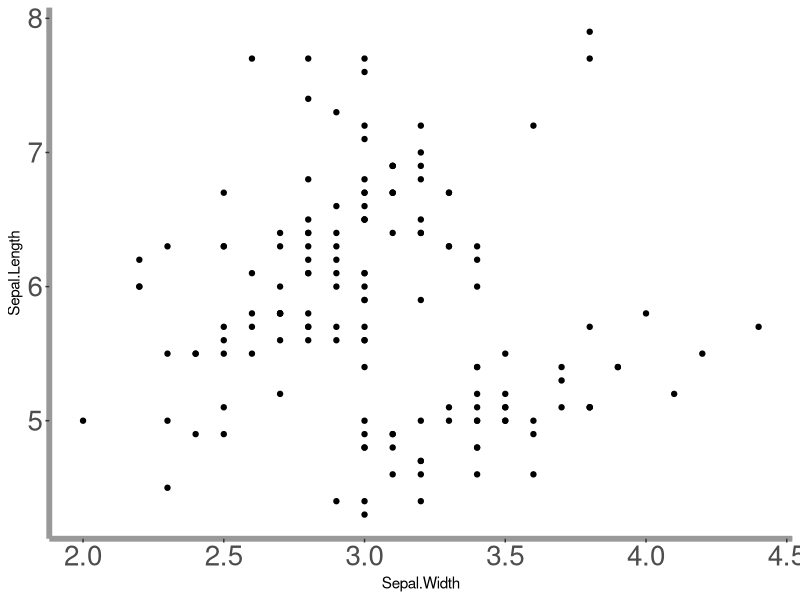

Write R code to recreate this figure.
## ---- chunk 1
knitr::opts_chunk$set(
  collapse = TRUE,
  comment = "#>",
  fig.path = "README-"
)
## ---- chunk 2
library(ggplot2)
## ---- chunk 3
g <- ggplot(iris) + geom_point(aes(Sepal.Width, Sepal.Length))
g + ggplot2::theme(axis.text = element_text(size=20),
                   axis.line = element_line(colour="gray60", size=2),
                   panel.background = element_rect(fill="white"))
# gg iris + point Sepal.W Sepal.L col=Spec siz=Petal.W + theme text: size=20 face="bold"
